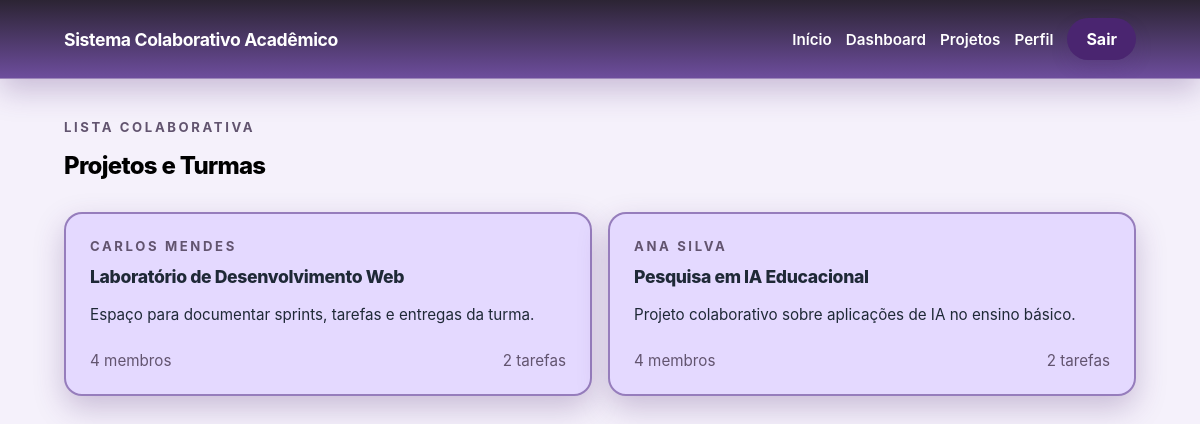
Screenshot of /projects/ (signed in) with the database file from the repository.
### main/models.py (models this page shows, shortened)
class Project(models.Model):
    title = models.CharField(max_length=180)
    description = models.TextField()
    lead_professor = models.ForeignKey(
        settings.AUTH_USER_MODEL,
        on_delete=models.CASCADE,
        related_name='led_projects',
    )
    members = models.ManyToManyField(
        settings.AUTH_USER_MODEL,
        related_name='joined_projects',
        blank=True,
    )
    created_at = models.DateTimeField(auto_now_add=True)
    updated_at = models.DateTimeField(auto_now=True)
    class Meta:
        ordering = ['title']

### main/views.py (the view)
# urls.py: path('projects/', ProjectListView.as_view(), name='project-list'),
class ProjectListView(LoginRequiredMixin, ListView):
    template_name = 'core/project_list.html'
    context_object_name = 'projects'
    def get_queryset(self):
        user = self.request.user
        role = get_user_role(user)
        queryset = Project.objects.select_related('lead_professor').prefetch_related('members')
        if role == 'Administrator':
            return queryset
        if role == 'Professor':
            return queryset.filter(Q(lead_professor=user) | Q(members=user)).distinct()
        return queryset.filter(members=user)

### main/utils.py (called while the page is built)
def get_user_role(user):
    if not user.is_authenticated:
        return 'Visitante'
    group_names = {group.name for group in user.groups.all()}
    for role in ROLE_NAMES:
        if role in group_names:
            return role
    if user.is_superuser:
        return 'Administrador'
    return 'Estudante'

### main/templates/core/project_list.html (shortened to what this page needs)
{% extends 'base.html' %}
{% block content %}
<div class="align-end-between">
    <div class="layout-stack">
        <p class="section-eyebrow eyebrow">Lista colaborativa</p>
        <h1 class="title-lg">Projetos e Turmas</h1>
    </div>
</div>
<div class="space-top project-grid">
    {% for project in projects %}
        <a href="{% url 'project-detail' project.pk %}" class="card card-link card-pad-6">
            <p class="section-eyebrow eyebrow">{{ project.lead_professor.get_full_name|default:project.lead_professor.username }}</p>
            <h2 class="title-md mt-sm">{{ project.title }}</h2>
            <p class="copy copy-sm mt-md">{{ project.description }}</p>
            <div class="flex-between mt-lg muted copy-sm">
                <span>{{ project.members.count }} membros</span>
                <span>{{ project.tasks.count }} tarefas</span>
            </div>
        </a>
    {% empty %}
        <div class="card card-pad-6 muted">Nenhum projeto disponível.</div>
    {% endfor %}
</div>
{% endblock %}

### main/styles/style.css (style rules this page uses)
:root { --color-bg: #f5f1fb; --color-surface: #ece3f7; --color-surface-strong: #dccdf0; --color-card: #e4d9ff; --color-card-soft: #dccceb; --color-border: #5936888f; --color-text: #1f2937; --color-muted: #62546f; --color-primary: #4a2570; --color-primary-hover: #341a50; --color-accent: #7d4cab; --color-accent-soft: #eadcf8; --shadow-soft: 0 12px 30px rgba(74, 37, 112, 0.253); }
html { scroll-behavior: smooth; }
body { background: var(--color-bg); color: var(--color-text); font-family: Inter, ui-sans-serif, system-ui, -apple-system, BlinkMacSystemFont, "Segoe UI", sans-serif; margin: 0; }
a { color: inherit; text-decoration: none; }
.nav-link, .nav-button, .btn-primary, .btn-secondary, .card-link { transition: transform 0.15s ease, background-color 0.2s ease, box-shadow 0.2s ease, color 0.2s ease; }
.project-grid { display: grid; grid-template-columns: repeat(2, minmax(0, 1fr)); gap: 16px; }
.space-top { margin-top: 32px; }
.title-lg { margin: 0; font-size: 1.5rem; font-weight: 800; letter-spacing: -0.03em; color: rgb(0, 0, 0); }
.title-md { margin: 0; font-size: 1.1rem; font-weight: 800; letter-spacing: -0.02em; }
.copy { margin: 0; line-height: 1.6; }
.copy-sm { font-size: 0.95rem; }
.section-eyebrow, .muted { color: var(--color-muted); }
.section-eyebrow { font-size: 0.82rem; font-weight: 700; letter-spacing: 0.2em; text-transform: uppercase; }
.eyebrow { margin: 0; }
.card, .card-soft, .panel, .form-card, .hero-panel { border: 2px solid var(--color-border); border-radius: 18px; box-shadow: var(--shadow-soft); box-sizing: border-box; }
.card { background: var(--color-card); }
.card-link { display: block; color: inherit; text-decoration: none; }
.card-pad-6 { padding: 24px; }
.align-end-between { display: flex; align-items: end; justify-content: space-between; gap: 16px; }
.mt-sm { margin-top: 12px; }
.mt-md { margin-top: 16px; }
.mt-lg { margin-top: 24px; }
.flex-between { display: flex; justify-content: space-between; align-items: center; gap: 16px; }
.align-end-between { display: flex; align-items: flex-end; justify-content: space-between; gap: 16px; }
.layout-stack { display: grid; gap: 16px; }

### rows the page displays
Project: lead_professor.get_full_name "CARLOS MENDES", title "Laboratório de Desenvolvimento Web", description "Espaço para documentar sprints, tarefas e entregas da turma.", members.count "4", tasks.count "2"
Project: lead_professor.get_full_name "ANA SILVA", title "Pesquisa em IA Educacional", description "Projeto colaborativo sobre aplicações de IA no ensino básico.", members.count "4", tasks.count "2"
